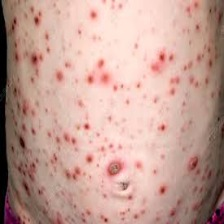
#> input picture backend/data/reference/Chickenpox/chickenpox.jpeg, 224 x 224 px
$ python -i segmentation_service.py   (imports and definitions only)
#> lines starting #> are read from the running program, lines starting #| are printed output that depends on the picture; after the words box and inside, x2 and y2 are one past the last pixel; in counts of white or black regions, pixels touching at a corner belong together
import base64
import io
from time import perf_counter

import numpy as np
import skfuzzy as fuzz
from PIL import Image
from skimage import color, io as skio
from skimage.filters import gaussian, threshold_local, threshold_otsu
from skimage.morphology import (
    black_tophat,
    white_tophat,
    binary_closing,
    binary_opening,
    disk,
    remove_small_holes,
    remove_small_objects,
)
from skimage.segmentation import clear_border


GRADCAM_BANDS = (
    {
        "key": "low",
        "label": "Low affected area",
        "color": "#22c55e",
        "threshold_min": 0.35,
        "threshold_max": 0.58,
        "rgb": (34, 197, 94),
        "overlay_alpha": 0.36,
    },
    {
        "key": "medium",
        "label": "Medium affected area",
        "color": "#facc15",
        "threshold_min": 0.58,
        "threshold_max": 0.78,
        "rgb": (250, 204, 21),
        "overlay_alpha": 0.56,
    },
    {
        "key": "high",
        "label": "High affected area",
        "color": "#ef4444",
        "threshold_min": 0.78,
        "threshold_max": 1.00,
        "rgb": (239, 68, 68),
        "overlay_alpha": 0.72,
    },
)


# [35 lines left out: functions _encode_image_to_base64, _encode_rgba_to_base64, not called in this run]


def _clean_binary_mask(binary_mask: np.ndarray) -> np.ndarray:
    """
    Clean up a noisy binary mask using morphological operations:
      1. Lightly connect fragmented lesion pixels
      2. Remove tiny isolated noise without deleting lesion-sized blobs
      3. Fill very small holes inside the retained lesion regions
    """
    total_pixels = binary_mask.shape[0] * binary_mask.shape[1]
    min_size = max(8, total_pixels // 45000)
    hole_area = max(8, total_pixels // 50000)

    cleaned = binary_closing(binary_mask, disk(1))
    cleaned = remove_small_objects(cleaned.astype(bool), min_size=min_size)
    cleaned = remove_small_holes(cleaned, area_threshold=hole_area)

    return cleaned.astype(bool)


def _odd_window_size(size: int, minimum: int = 35) -> int:
    """Return an odd-valued window size suitable for local thresholding."""
    value = max(minimum, int(size))
    return value if value % 2 == 1 else value + 1


def _compute_lesion_score(gray_image: np.ndarray) -> tuple[np.ndarray, np.ndarray, np.ndarray]:
    """
    Build a contrast-based lesion score map using morphological tophat filters.
    Detects both light spots on dark skin and dark spots on light skin.

    Returns:
        smoothed image,
        relative lesion score,
        positive score samples
    """
    image = np.clip(gray_image.astype(np.float64), 0.0, 1.0)
    height, width = image.shape

    smoothed = gaussian(image, sigma=1.0, preserve_range=True)

    # Extract small spots using White and Black Tophat morphology
    # 224x224 images -> spot radius ~4 to 10
    selem_radius = max(3, min(height, width) // 25)
    selem = disk(selem_radius)

    bright_spots = white_tophat(smoothed, selem)
    dark_spots = black_tophat(smoothed, selem)
    lesion_score = bright_spots + dark_spots

    # Background estimation for normalization and flat rashes
    bg_sigma = max(8.0, min(height, width) / 10.0)
    background = gaussian(smoothed, sigma=bg_sigma, preserve_range=True)

    # For flat rashes (Measles) that Tophat doesn't catch (since they're too large/flat),
    # we add back the raw positive deviation from the background
    intensity_score = np.clip(smoothed - background, 0, None)
    lesion_score = lesion_score + intensity_score * 0.65

    # In case of completely flat images
    if lesion_score.max() <= 1e-8:
        lesion_score = np.clip(background - smoothed, 0.0, None)
        if lesion_score.max() <= 1e-8:
            lesion_score = 1.0 - smoothed

    relative_score = lesion_score / np.maximum(background, 1e-3)
    positive_scores = relative_score[relative_score > 0]

    return smoothed, relative_score, positive_scores


def _build_binary_mask_from_score(
    smoothed: np.ndarray,
    relative_score: np.ndarray,
    positive_scores: np.ndarray,
) -> np.ndarray:
    """Build a robust binary lesion mask from a precomputed relative score map."""
    if positive_scores.size == 0:
        return np.zeros_like(smoothed, dtype=bool)

    height, width = smoothed.shape
    local_window = _odd_window_size(min(height, width) // 8, minimum=35)

    # Since relative_score already represents spot contrast, we threshold IT locally
    # rather than the smoothed image. Negative offset helps pick regions above mean.
    local_offset = float(np.clip(relative_score.std() * 0.12, 0.01, 0.05))
    local_threshold = threshold_local(
        relative_score,
        block_size=local_window,
        method="gaussian",
        offset=-local_offset,
    )
    adaptive_mask = relative_score > local_threshold

    strong_cutoff = float(threshold_otsu(positive_scores))
    soft_cutoff = float(np.percentile(positive_scores, 45))

    binary_mask = adaptive_mask & (relative_score > soft_cutoff)
    binary_mask |= relative_score > strong_cutoff
    binary_mask = clear_border(binary_mask)
    binary_mask = _clean_binary_mask(binary_mask)

    # Refine if heavily over or under-segmented
    foreground_ratio = float(binary_mask.mean())
    if foreground_ratio > 0.18:
        stricter_cutoff = float(np.percentile(positive_scores, 70))
        binary_mask = adaptive_mask & (relative_score > stricter_cutoff)
        binary_mask = clear_border(binary_mask)
        binary_mask = binary_opening(binary_mask, disk(1))
        binary_mask = _clean_binary_mask(binary_mask)
    elif foreground_ratio < 0.004:
        relaxed_cutoff = float(np.percentile(positive_scores, 35))
        binary_mask = adaptive_mask & (relative_score > relaxed_cutoff)
        binary_mask |= relative_score > (strong_cutoff * 0.85)
        binary_mask = clear_border(binary_mask)
        binary_mask = _clean_binary_mask(binary_mask)

    return binary_mask.astype(bool)


def _build_binary_mask(gray_image: np.ndarray) -> np.ndarray:
    """
    Build a robust binary lesion mask from grayscale image.

    Strategy:
      1. Smooth image to reduce sensor noise
      2. Estimate slow-varying background illumination (large Gaussian)
      3. Build a normalized dark-lesion score
      4. Detect locally dark pixels with adaptive thresholding
      5. Combine score and adaptive thresholding
      6. Clean morphology and suppress border-connected artifacts
    """
    smoothed, relative_score, positive_scores = _compute_lesion_score(gray_image)
    return _build_binary_mask_from_score(smoothed, relative_score, positive_scores)


# [233 lines left out: functions _normalize_attention_score, _build_gradcam_visuals, _build_binary_details, _build_gradcam_details, process_image, not called in this run]

>>> import cv2
>>> picture = cv2.imread('../../data/reference/Chickenpox/chickenpox.jpeg', cv2.IMREAD_GRAYSCALE)
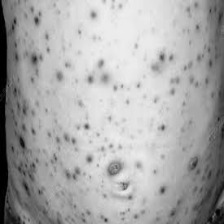
#> picture: shape (224, 224); min 0, max 239, mean 168.9
>>> result = _build_binary_mask(picture)
#> in _compute_lesion_score, `image = np.clip(gray_image.astype(np.float64), 0.0, 1.0)`:
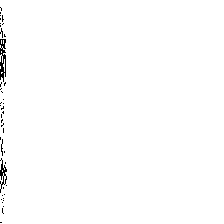
#> image: shape (224, 224) float64; values 0 (black) and 1 (white), 99.2% white; black in thin lines or dots, all inside (x1, y1, x2, y2) = (0, 7, 7, 223)
#> in _compute_lesion_score, `background = gaussian(smoothed, sigma=bg_sigma, preserve_range=True)`:
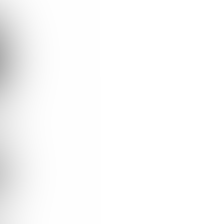
#> background: shape (224, 224) float64; min 0.697, max 1, mean 0.984
#> in _compute_lesion_score, `intensity_score = np.clip(smoothed - background, 0, None)`:
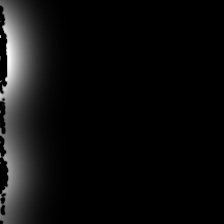
#> intensity_score: shape (224, 224) float64; min 0, max 0.228, mean 0.0125; drawn with min black and max white
#> in _compute_lesion_score, `lesion_score = lesion_score + intensity_score * 0.65`:
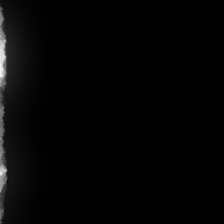
#> lesion_score: shape (224, 224) float64; min 0, max 0.967, mean 0.018
#> in _build_binary_mask_from_score, `local_offset = float(np.clip(relative_score.std() * 0.12, 0.01, 0.05))`: local_offset = 0.0116
#> in _build_binary_mask_from_score, `adaptive_mask = relative_score > local_threshold`:
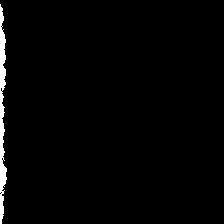
#> adaptive_mask: shape (224, 224) bool; 1.8% white; 1 white region, box (x1, y1, x2, y2) and area: (0, 4, 7, 224) 885
#> in _build_binary_mask_from_score, `strong_cutoff = float(threshold_otsu(positive_scores))`: strong_cutoff = 0.361
#> in _build_binary_mask_from_score, `soft_cutoff = float(np.percentile(positive_scores, 45))`: soft_cutoff = 0.00242
#> in _build_binary_mask_from_score, `binary_mask |= relative_score > strong_cutoff`: binary_mask: shape (224, 224) bool; 1.8% white; 1 white region, box (x1, y1, x2, y2) and area: (0, 4, 7, 224) 924
#> in _build_binary_mask_from_score, `binary_mask = clear_border(binary_mask)`: binary_mask: shape (224, 224) bool; every value is 0
#> in _build_binary_mask_from_score, `foreground_ratio = float(binary_mask.mean())`: foreground_ratio = 0
#> in _build_binary_mask_from_score, `relaxed_cutoff = float(np.percentile(positive_scores, 35))`: relaxed_cutoff = 0.000691
#> in _build_binary_mask_from_score, `binary_mask |= relative_score > (strong_cutoff * 0.85)`:
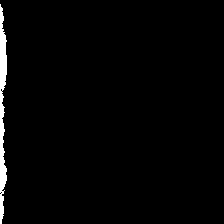
#> binary_mask: shape (224, 224) bool; 1.9% white; 1 white region, box (x1, y1, x2, y2) and area: (0, 4, 7, 224) 970
